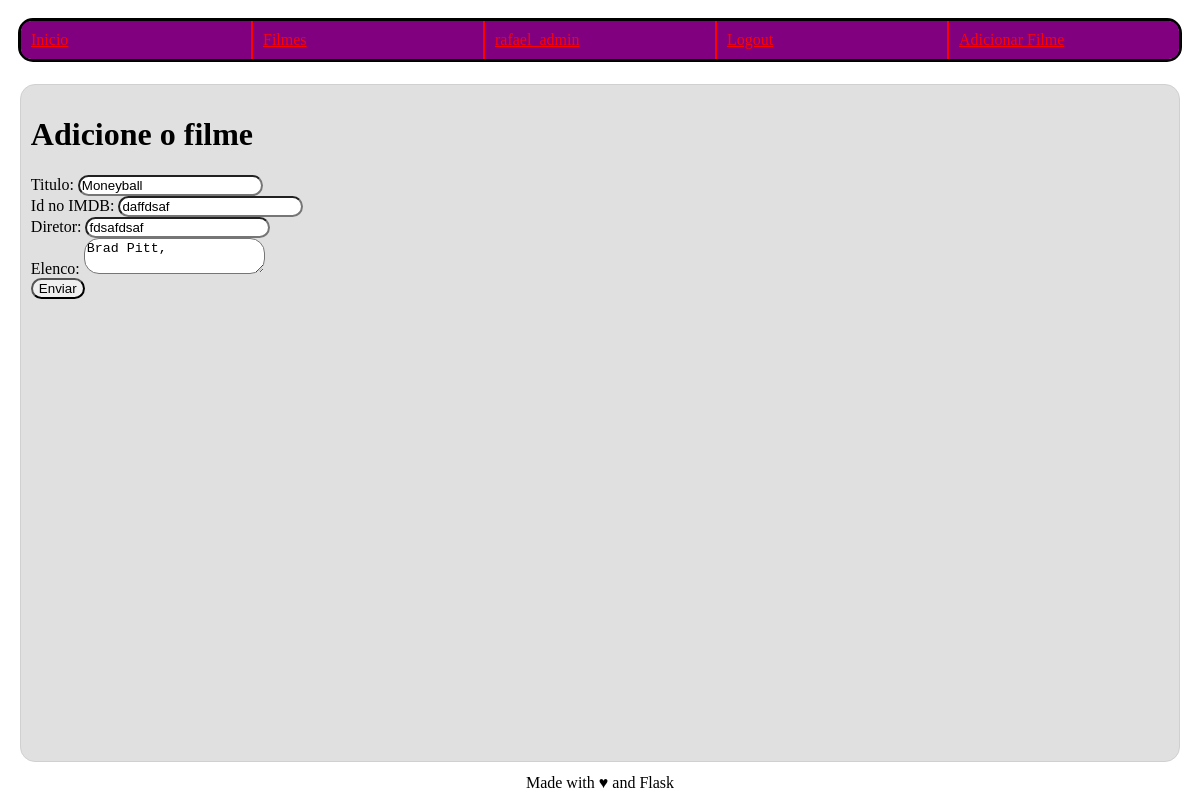
The page /filme/editar/4 (signed in) on the database as committed earlier.
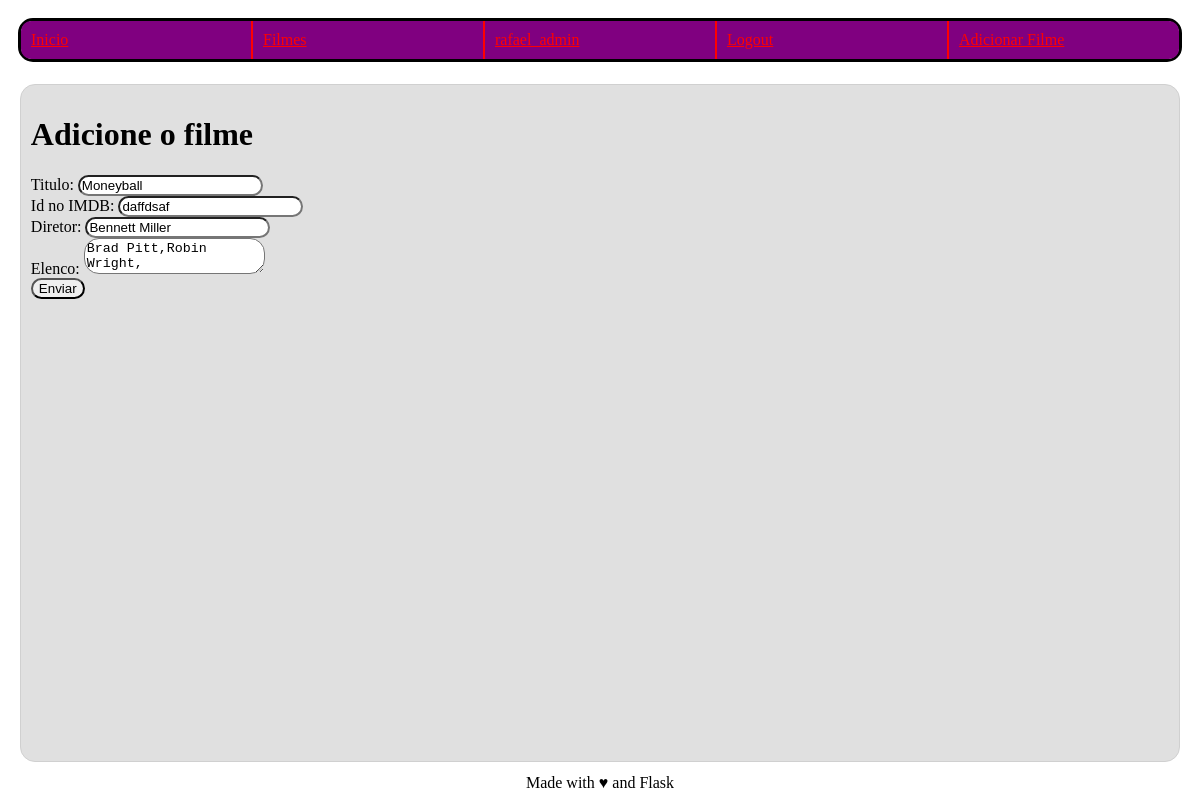
The same page on the database as committed later.
### imdb/filme/models.py (models this page shows, shortened)
class Filme(db.Model):
   __tablename__ = 'filme'
   id = db.Column(db.Integer, primary_key=True)
   titulo = db.Column(db.String(160), unique=True, nullable=False)
   id_imdb = db.Column(db.String(7), unique=True, nullable=False)
   atores = db.Column(db.String(1000), nullable=False)
   diretor = db.Column(db.String(160), nullable=False)
   avaliacoes = db.relationship('Avaliacao', cascade="all,delete", backref='filme', lazy= True)

### imdb/filme/views.py (the view, shortened to what this page needs)
@filme.route("/editar/<filme_id>", methods=["GET", "POST"])
@admin_required()
def editar(filme_id):
    if request.method == "GET":
        filme = Filme.query.get_or_404(filme_id)
        return render_template("editar.html.j2", filme=filme)

### imdb/__init__.py (called while the page is built)
def admin_required(role=["admin"]):
    def wrapper(fn):
        @wraps(fn)
        def decorated_view(*args, **kwargs):
            if not current_user.is_authenticated:
               return current_app.login_manager.unauthorized()
            funcao = current_user.funcao
            if ((funcao not in role) and (role != ["admin"])):
                flash("Você não tem permissão para acessar essa página.")
                return redirect(url_for('principal.index'))
            return fn(*args, **kwargs)
        return decorated_view
    return wrapper

### imdb/usuario/models.py (called while the page is built)
@login_manager.user_loader
def load_user(user_id):
    return Usuario.query.get(user_id)

### imdb/filme/templates/editar.html.j2 (shortened to what this page needs)
{% extends "base.html.j2" %}
{% block content %}
  <h1>Adicione o filme</h1>
  <form action="{{url_for('filme.editar', filme_id=filme.id)}}" method="POST">
     <div>
        <label for="titulo">Titulo:</label>
        <input type="text" name="titulo" value="{{filme.titulo}}"/>
     </div>
     <div>
        <label for="imdb_id">Id no IMDB:</label>
        <input type="text" name="imdb_id" value="{{filme.id_imdb}}"/>
     </div>
     <div>
        <label for="diretor">Diretor:</label>
        <input type="text" name="diretor" value="{{filme.diretor}}"/>
     </div>
     <div>
        <label for="atores">Elenco:</label>
        <textarea type="text" name="atores" placeholder="Robert Downey Jr., Chris Evans">
{% for ator in filme.atores.split(',')%}{{ator}},{%endfor%}</textarea>
     </div>
     <input type="submit" value="Enviar"/>
  </form>
{% endblock %}

Rows that differ between the two databases and show on the page:
changed Filme "Moneyball": diretor "fdsafdsaf" → "Bennett Miller"; atores "Brad Pitt," → "Brad Pitt,Robin Wright,"
